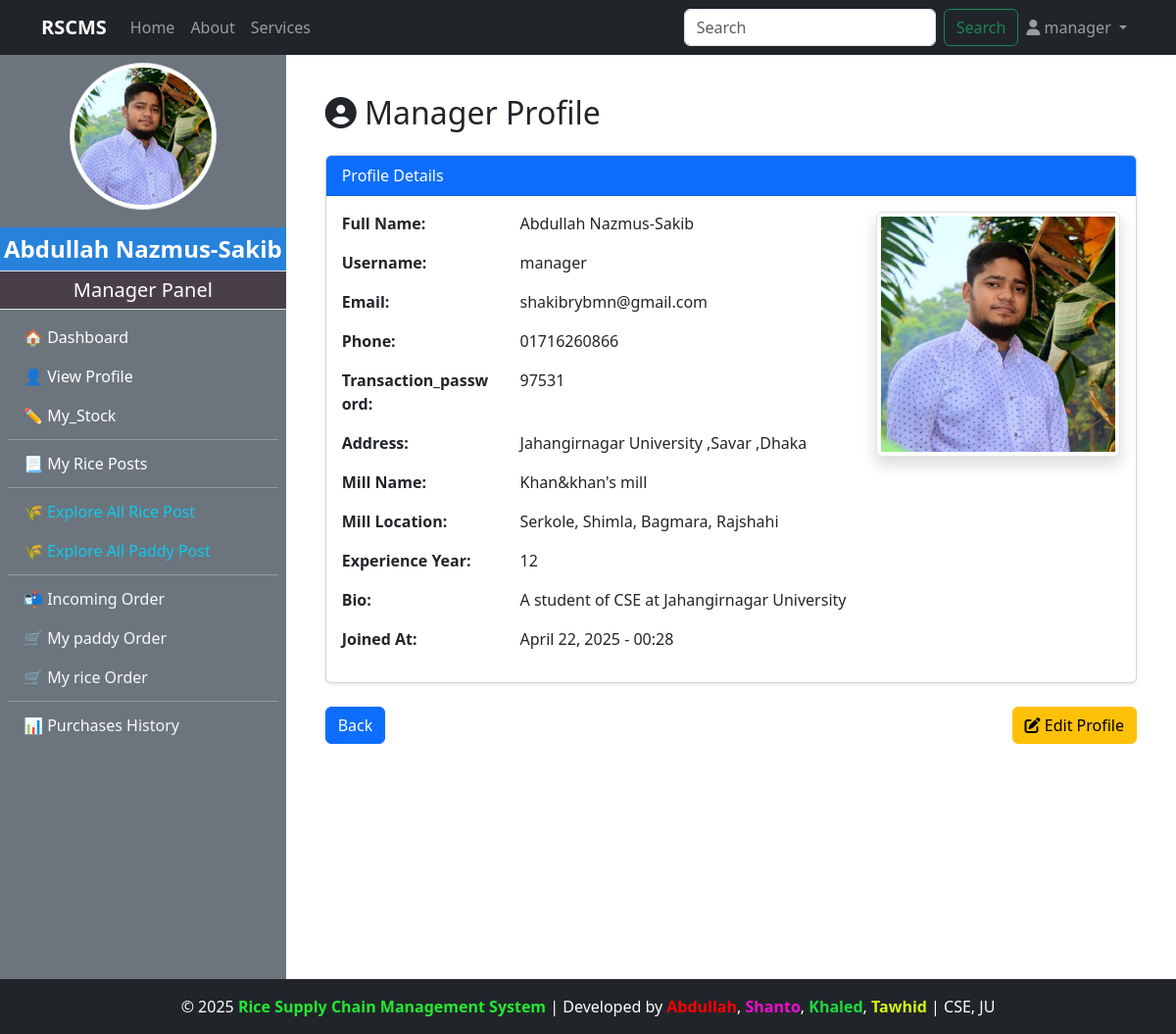
The page /manager/manager_profile/ (signed in) on the database its author committed.
### accounts/models.py (models this page shows, shortened)
class CustomUser(AbstractUser):
    ROLE_CHOICES = (
        ('admin', 'Admin'),
        ('manager', 'Manager'),
        ('customer', 'Customer'),
        ('dealer', 'Dealer'),
    )
    role = models.CharField(max_length=20, choices=ROLE_CHOICES, default='admin')

### manager/models.py (models this page shows, shortened)
class ManagerProfile(models.Model):
    user = models.OneToOneField(CustomUser,on_delete=models.CASCADE,limit_choices_to={'role':'manager'},related_name="managerprofile")
    full_name = models.CharField(max_length=100)
    phone_number = models.CharField(max_length=11)
    transaction_password = models.CharField(blank=True)
    address = models.TextField()
    mill_name = models.CharField(max_length=100)
    mill_location = models.TextField()
    profile_image = models.ImageField(upload_to="manager_profile/",blank=True,null=True)
    experience_year = models.PositiveIntegerField(blank=True, null=True)
    bio = models.TextField(blank=True)
    created_at = models.DateTimeField(auto_now_add=True)

### manager/views.py (the view)
# urls.py: path('manager_profile/',views.manager_profile, name='manager_profile'),
@login_required(login_url="login")
@user_passes_test(check_manager)
def manager_profile(request):
    manager, created = ManagerProfile.objects.get_or_create(user=request.user)
    return render(request,"manager/manager_profile.html",{'manager':manager})

### admin_panel/context_processors.py (called while the page is built)
def admin_profile(request):
    if request.user.is_authenticated:
        try:
            admin = AdminProfile.objects.get(user=request.user)
            return {'admin': admin}
        except AdminProfile.DoesNotExist:
            return {}
    return {}

### customer/context_processors.py (called while the page is built)
def customer_profile(request):
    if request.user.is_authenticated:
        try:
            customer = CustomerProfile.objects.get(user=request.user)
            return {'customer': customer}
        except CustomerProfile.DoesNotExist:
            return {}
    return {}

### manager/context_processors.py (called while the page is built)
def manager_profile(request):
    if request.user.is_authenticated:
        try:
            manager = ManagerProfile.objects.get(user=request.user)
            return {'manager': manager}
        except ManagerProfile.DoesNotExist:
            return {}
    return {}

### manager/views.py (called while the page is built)
def check_manager(user):
    return user.is_authenticated and user.role == 'manager'

### manager/templates/manager/manager_profile.html (shortened to what this page needs)
{% extends 'base.html' %}
{% load static %}
{% block content %}
<div class="container mt-4">
    <h2 class="mb-4"><i class="fas fa-user-circle"></i> Manager Profile</h2>
    <div class="card shadow-sm">
        <div class="card-header bg-primary text-white">
            Profile Details
        </div>
        <div class="card-body">
            <div class="row">
                <div class="col-md-8">
                    <div class="row mb-3">
                        <div class="col-sm-4 fw-bold">Full Name:</div>
                        <div class="col-sm-8">{{ manager.full_name }}</div>
                    </div>
                    <div class="row mb-3">
                        <div class="col-sm-4 fw-bold">Username:</div>
                        <div class="col-sm-8">{{ manager.user.username }}</div>
                    </div>
                    <div class="row mb-3">
                        <div class="col-sm-4 fw-bold">Email:</div>
                        <div class="col-sm-8">{{ manager.user.email }}</div>
                    </div>
                    <div class="row mb-3">
                        <div class="col-sm-4 fw-bold">Phone:</div>
                        <div class="col-sm-8">{{ manager.phone_number }}</div>
                    </div>
                    <div class="row mb-3">
                        <div class="col-sm-4 fw-bold">Transaction_password:</div>
                        <div class="col-sm-8">{{ manager.transaction_password }}</div>
                    </div>
                    <div class="row mb-3">
                        <div class="col-sm-4 fw-bold">Address:</div>
                        <div class="col-sm-8">{{ manager.address }}</div>
                    </div>
                    <div class="row mb-3">
                        <div class="col-sm-4 fw-bold">Mill Name:</div>
                        <div class="col-sm-8">{{ manager.mill_name }}</div>
                    </div>
                    <div class="row mb-3">
                        <div class="col-sm-4 fw-bold">Mill Location:</div>
                        <div class="col-sm-8">{{ manager.mill_location }}</div>
                    </div>
                    <div class="row mb-3">
                        <div class="col-sm-4 fw-bold">Experience Year:</div>
                        <div class="col-sm-8">{{ manager.experience_year }}</div>
                    </div>
                    <div class="row mb-3">
                        <div class="col-sm-4 fw-bold">Bio:</div>
                        <div class="col-sm-8">{{ manager.bio }}</div>
                    </div>
                    <div class="row mb-3">
                        <div class="col-sm-4 fw-bold">Joined At:</div>
                        <div class="col-sm-8">{{ manager.created_at|date:"F d, Y - H:i" }}</div>
                    </div>
                </div>
                <div class="col-md-4 text-center">
                    {% if manager.profile_image %}
                        <img src="{{ manager.profile_image.url }}" alt="Profile Image"
                             class="img-thumbnail shadow"
                             style="width: 250px; height: 250px; object-fit: cover;">
                    {% else %}
                        <img src="{% static 'images/default_profile.png' %}" alt="Default Image"
                             class="img-thumbnail shadow"
                             style="width: 250px; height: 250px; object-fit: cover;">
                    {% endif %}
                </div>
            </div>
        </div>
    </div>
    <div class="mt-4 d-flex justify-content-between">
        <a href="{% url 'manager_dashboard' %}" class="btn btn-primary">Back</a>
        <a href="{% url 'update_manager_profile' %}" class="btn btn-warning">
            <i class="fas fa-edit"></i> Edit Profile
        </a>
    </div>
</div>
{% endblock %}

### templates/navbar.html (shortened to what this page needs)
<nav class="navbar navbar-expand-lg navbar-dark bg-dark">
    <div class="container">
        <a class="navbar-brand fw-bold" href="http://127.0.0.1:8000/">RSCMS</a>
        <div class="collapse navbar-collapse" id="navbarNav">
            <ul class="navbar-nav me-auto">
                <li class="nav-item">
                    {% if request.user.is_authenticated %}
                    {% if request.user.role == "manager" %}
                    <a class="nav-link" href="{% url 'manager_dashboard' %}">Home</a>
                    {% elif request.user.role == "customer" %}
                    <a class="nav-link" href="{% url 'customer_dashboard' %}">Home</a>
                    {% elif request.user.role == "dealer" %}
                    <a class="nav-link" href="{% url 'dealer_dashboard' %}">Home</a>
                    {% elif request.user.role == "admin" %}
                    <a class="nav-link" href="{% url 'admin_dashboard' %}">Home</a>
                    {% endif %}
                    {% endif %}
                </li>
                <li class="nav-item">
                    <a class="nav-link" href="{% url 'about' %}">About</a>
                </li>
                <li class="nav-item">
                    <a class="nav-link" href="{% url 'services' %}">Services</a>
                </li>
            </ul>
           <form class="d-flex" action="{% url 'search' %}" method = "get">
                <input class="form-control me-2" type="search" placeholder="Search" aria-label="Search" name="query" id="search">
                <button class="btn btn-outline-success" type="submit">Search</button>
            </form>
            <ul class="navbar-nav">
                <li class="nav-item dropdown">
                    <a class="nav-link dropdown-toggle" href="#" id="userDropdown" role="button" data-bs-toggle="dropdown" aria-expanded="false">
                        <i class="fas fa-user"></i>
                        {% if request.user.is_authenticated %}
                        {{ request.user.username }}
                        {% else %}
                            Account
                        {% endif %}
                    </a>
                </li>
            </ul>
        </div>
    </div>
</nav>

### templates/SlideBar.html (shortened to what this page needs)
{% load static %}
{% if request.user.is_authenticated and request.user.role == "manager" %}
<div class="bg-secondary text-white d-flex flex-column" style="min-width: 250px; height: 100vh;" >
<div class="text-center my-2">
    {% if manager and manager.profile_image %}
        <img src="{{ manager.profile_image.url }}" class="rounded-circle img-thumbnail" style="width: 150px; height: 150px; object-fit: cover; margin-bottom: 10px;" alt="Profile Image">
    {% else %}
        <img src="{% static 'images/default_profile.png' %}" class="rounded-circle img-thumbnail" style="width: 150px; height: 150px; object-fit: cover; margin-bottom: 10px;" alt="Default Profile Image">
    {% endif %}
</div>
    <div class="sidebar-user-name p-1 fs-4 border-bottom">{{manager.full_name}}</div>
    <div class="sidebar-header p-1 fs-5 border-bottom">Manager Panel</div>
    <nav class="nav flex-column p-2">
        <a class="nav-link text-white {% if request.resolver_match.url_name == 'manager_dashboard' %}active{% endif %}" href="{% url 'manager_dashboard' %}">🏠 Dashboard</a>
        <a class="nav-link text-white {% if request.resolver_match.url_name == 'manager_profile' %}active{% endif %}" href="{% url 'manager_profile' %}">👤 View Profile</a>
        <a class="nav-link text-white {% if request.resolver_match.url_name == 'manager_stock_management' %}active{% endif %}" href="{% url 'manager_stock_management' %}">✏️ My_Stock</a>
        <hr class="my-1">
        <a class="nav-link text-white {% if request.resolver_match.url_name == 'show_my_rice_post' %}active{% endif %}" href="{% url 'show_my_rice_post' %}">📃 My Rice Posts</a>
        <hr class="my-1">
        <a class="nav-link text-info {% if request.resolver_match.url_name == 'explore_all_rice_post' %}active{% endif %}" href="{% url 'explore_all_rice_post' %}">🌾 Explore All Rice Post</a>
        <a class="nav-link text-info {% if request.resolver_match.url_name == 'explore_paddy_post' %}active{% endif %}" href="{% url 'explore_paddy_post' %}">🌾 Explore All Paddy Post</a>
        <hr class="my-1">
        <a class="nav-link text-light {% if request.resolver_match.url_name == 'incoming_order' %}active{% endif %}" href="{% url 'incoming_order' %}">📬 Incoming Order</a>
        <a class="nav-link text-light {% if request.resolver_match.url_name == 'my_paddy_order' %}active{% endif %}" href="{% url 'my_paddy_order' %}">🛒 My paddy Order</a>
        <a class="nav-link text-light {% if request.resolver_match.url_name == 'my_rice_order' %}active{% endif %}" href="{% url 'my_rice_order' %}">🛒 My rice Order</a>
        <hr class="my-1">
        <a class="nav-link text-light {% if request.resolver_match.url_name == 'purchase_history' %}active{% endif %}" href="{% url 'purchase_history' %}">📊 Purchases History</a>
    </nav>
</div>
{% endif %}

### static/manager/css/dashboard.css (style rules this page uses)
body { display: flex; min-height: 100vh; margin: 0; }
.sidebar-header { font-size: 1.5rem; padding: 10px; background-color: #493f49; text-align: center; }
.sidebar-user-name { font-size: 1.2rem; padding: 10px; background-color: #2782dc; text-align: center; font-weight: bold; }

### rows shown on the page
CustomUser: user.username "manager"
ManagerProfile: profile_image (picture), full_name "Abdullah Nazmus-Sakib", user.username "manager", user.email "shakibrybmn@gmail.com", phone_number "01716260866", transaction_password "97531", address "Jahangirnagar University ,Savar ,Dhaka", mill_name "Khan&khan's mill", mill_location "Serkole, Shimla, Bagmara, Rajshahi", experience_year "12", bio "A student of CSE at Jahangirnagar University", created_at "April 22, 2025 - 00:28"
